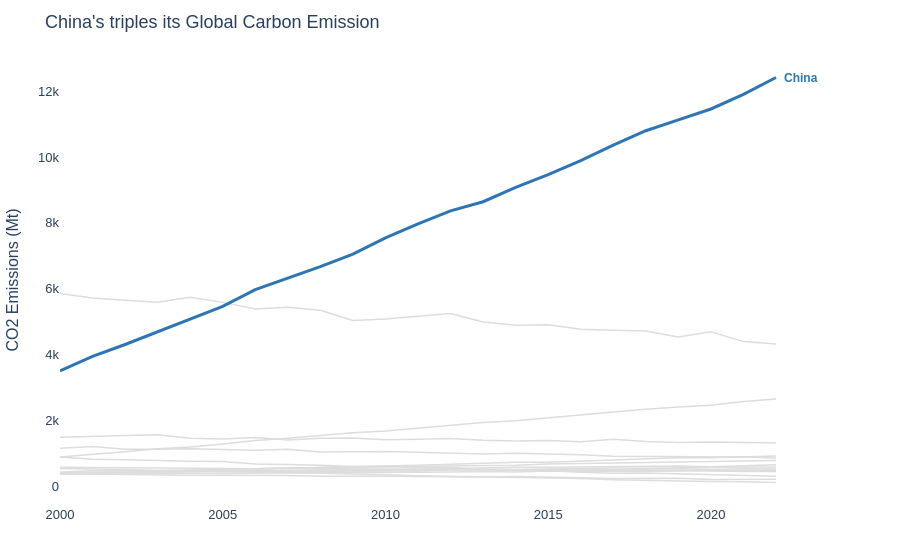

Write notebook code for a chart like this one.
### Code cell
# Let's apply the principles

highlight = 'China'

# Build colour map: highlight in blue, everything else grey
color_map = {c: '#2E75B6' if c == highlight else '#DDDDDD' for c in df['Country'].unique()}

fig = px.line(df, x='Year', y='CO2_Mt', color='Country',
              color_discrete_map=color_map,
              labels={'CO2_Mt': 'CO2 Emissions (Mt)', 'Year': ''})

fig.update_traces(
    line=dict(width=1.5),   # default: thin for context countries
    showlegend=False      # direct label replaces legend (Gestalt proximity)
)

# Override highlighted country: thicker line
fig.update_traces(
    line=dict(width=3),
    selector=dict(name=highlight)
)

# Direct label at end of highlighted line
last = df.loc[(df['Country'] == highlight) & (df['Year'] == df['Year'].max())]

fig.add_annotation(
    x=last['Year'].values[0], y=last['CO2_Mt'].values[0],
    text=f'<b>{highlight}</b>', showarrow=False,
    xanchor='left', xshift=6,
    font=dict(color='#2E75B6', size=12, family='Arial')
)

fig.update_layout(
    title="China's triples its Global Carbon Emission",
    plot_bgcolor='white', paper_bgcolor='white',
    font=dict(family='Arial', size=13),
    yaxis=dict( title='CO2 Emissions (Mt)'),
    xaxis=dict(showgrid=False, title=''),
    margin=dict(l=60, r=80, t=55, b=40)
)

fig.show()

### Figure 1 — Plotly figure (JSON) as saved in the notebook; plotly's stock layout.template omitted (floating-point values rounded to 4 significant figures)
{"data": [{"hovertemplate": "Country=United States<br>=%{x}<br>CO2 Emissions (Mt)=%{y}<extra></extra>", "legendgroup": "United States", "line": {"color": "#DDDDDD", "dash": "solid", "width": 1.5}, "marker": {"symbol": "circle"}, "mode": "lines", "name": "United States", "orientation": "v", "showlegend": false, "type": "scatter", "x": [2000, 2001, 2002, 2003, 2004, 2005, 2006, 2007, 2008, 2009, 2010, 2011, 2012, 2013, 2014, 2015, 2016, 2017, 2018, 2019, 2020, 2021, 2022], "xaxis": "x", "y": [5858.0, 5724.0, 5653.0, 5593.0, 5743.0, 5589.0, 5386.0, 5443.0, 5348.0, 5038.0, 5082.0, 5176.0, 5250.0, 4994.0, 4897.0, 4913.0, 4770.0, 4746.0, 4718.0, 4537.0, 4695.0, 4398.0, 4326.0], "yaxis": "y"}, {"hovertemplate": "Country=China<br>=%{x}<br>CO2 Emissions (Mt)=%{y}<extra></extra>", "legendgroup": "China", "line": {"color": "#2E75B6", "dash": "solid", "width": 3}, "marker": {"symbol": "circle"}, "mode": "lines", "name": "China", "orientation": "v", "showlegend": false, "type": "scatter", "x": [2000, 2001, 2002, 2003, 2004, 2005, 2006, 2007, 2008, 2009, 2010, 2011, 2012, 2013, 2014, 2015, 2016, 2017, 2018, 2019, 2020, 2021, 2022], "xaxis": "x", "y": [3514.0, 3952.0, 4312.0, 4692.0, 5079.0, 5468.0, 5974.0, 6323.0, 6673.0, 7053.0, 7543.0, 7972.0, 8365.0, 8641.0, 9078.0, 9466.0, 9887.0, 10360.0, 10790.0, 11130.0, 11450.0, 11900.0, 12410.0], "yaxis": "y"}, {"hovertemplate": "Country=India<br>=%{x}<br>CO2 Emissions (Mt)=%{y}<extra></extra>", "legendgroup": "India", "line": {"color": "#DDDDDD", "dash": "solid", "width": 1.5}, "marker": {"symbol": "circle"}, "mode": "lines", "name": "India", "orientation": "v", "showlegend": false, "type": "scatter", "x": [2000, 2001, 2002, 2003, 2004, 2005, 2006, 2007, 2008, 2009, 2010, 2011, 2012, 2013, 2014, 2015, 2016, 2017, 2018, 2019, 2020, 2021, 2022], "xaxis": "x", "y": [901.6, 974.6, 1056.0, 1146.0, 1205.0, 1291.0, 1396.0, 1466.0, 1542.0, 1637.0, 1687.0, 1774.0, 1865.0, 1945.0, 1994.0, 2092.0, 2177.0, 2267.0, 2345.0, 2419.0, 2466.0, 2580.0, 2661.0], "yaxis": "y"}, {"hovertemplate": "Country=Germany<br>=%{x}<br>CO2 Emissions (Mt)=%{y}<extra></extra>", "legendgroup": "Germany", "line": {"color": "#DDDDDD", "dash": "solid", "width": 1.5}, "marker": {"symbol": "circle"}, "mode": "lines", "name": "Germany", "orientation": "v", "showlegend": false, "type": "scatter", "x": [2000, 2001, 2002, 2003, 2004, 2005, 2006, 2007, 2008, 2009, 2010, 2011, 2012, 2013, 2014, 2015, 2016, 2017, 2018, 2019, 2020, 2021, 2022], "xaxis": "x", "y": [902.4, 831.7, 815.2, 804.7, 772.9, 759.1, 685.9, 668.0, 650.3, 608.3, 611.2, 569.2, 586.7, 521.5, 504.5, 499.0, 438.8, 407.4, 413.2, 389.5, 373.4, 344.0, 315.1], "yaxis": "y"}, {"hovertemplate": "Country=United Kingdom<br>=%{x}<br>CO2 Emissions (Mt)=%{y}<extra></extra>", "legendgroup": "United Kingdom", "line": {"color": "#DDDDDD", "dash": "solid", "width": 1.5}, "marker": {"symbol": "circle"}, "mode": "lines", "name": "United Kingdom", "orientation": "v", "showlegend": false, "type": "scatter", "x": [2000, 2001, 2002, 2003, 2004, 2005, 2006, 2007, 2008, 2009, 2010, 2011, 2012, 2013, 2014, 2015, 2016, 2017, 2018, 2019, 2020, 2021, 2022], "xaxis": "x", "y": [552.4, 542.6, 523.3, 492.0, 500.9, 465.3, 429.1, 428.8, 410.8, 384.6, 357.3, 331.6, 319.1, 303.8, 280.1, 276.3, 247.0, 210.4, 188.0, 185.4, 157.5, 148.0, 125.3], "yaxis": "y"}, {"hovertemplate": "Country=France<br>=%{x}<br>CO2 Emissions (Mt)=%{y}<extra></extra>", "legendgroup": "France", "line": {"color": "#DDDDDD", "dash": "solid", "width": 1.5}, "marker": {"symbol": "circle"}, "mode": "lines", "name": "France", "orientation": "v", "showlegend": false, "type": "scatter", "x": [2000, 2001, 2002, 2003, 2004, 2005, 2006, 2007, 2008, 2009, 2010, 2011, 2012, 2013, 2014, 2015, 2016, 2017, 2018, 2019, 2020, 2021, 2022], "xaxis": "x", "y": [389.4, 375.4, 362.2, 367.7, 348.3, 343.1, 343.2, 334.5, 317.1, 326.4, 318.2, 306.0, 298.0, 290.0, 308.1, 277.4, 267.1, 248.0, 244.2, 256.1, 215.4, 218.3, 222.5], "yaxis": "y"}, {"hovertemplate": "Country=Brazil<br>=%{x}<br>CO2 Emissions (Mt)=%{y}<extra></extra>", "legendgroup": "Brazil", "line": {"color": "#DDDDDD", "dash": "solid", "width": 1.5}, "marker": {"symbol": "circle"}, "mode": "lines", "name": "Brazil", "orientation": "v", "showlegend": false, "type": "scatter", "x": [2000, 2001, 2002, 2003, 2004, 2005, 2006, 2007, 2008, 2009, 2010, 2011, 2012, 2013, 2014, 2015, 2016, 2017, 2018, 2019, 2020, 2021, 2022], "xaxis": "x", "y": [423.8, 445.8, 450.4, 454.4, 452.6, 481.6, 483.2, 499.0, 514.3, 527.4, 525.9, 534.4, 539.2, 567.9, 588.3, 588.9, 600.9, 593.9, 613.8, 626.7, 602.1, 631.2, 664.0], "yaxis": "y"}, {"hovertemplate": "Country=Japan<br>=%{x}<br>CO2 Emissions (Mt)=%{y}<extra></extra>", "legendgroup": "Japan", "line": {"color": "#DDDDDD", "dash": "solid", "width": 1.5}, "marker": {"symbol": "circle"}, "mode": "lines", "name": "Japan", "orientation": "v", "showlegend": false, "type": "scatter", "x": [2000, 2001, 2002, 2003, 2004, 2005, 2006, 2007, 2008, 2009, 2010, 2011, 2012, 2013, 2014, 2015, 2016, 2017, 2018, 2019, 2020, 2021, 2022], "xaxis": "x", "y": [1166.0, 1220.0, 1136.0, 1131.0, 1151.0, 1127.0, 1101.0, 1133.0, 1050.0, 1061.0, 1064.0, 1042.0, 1005.0, 990.9, 1010.0, 996.6, 967.4, 925.1, 916.6, 914.5, 902.8, 898.1, 865.1], "yaxis": "y"}, {"hovertemplate": "Country=Canada<br>=%{x}<br>CO2 Emissions (Mt)=%{y}<extra></extra>", "legendgroup": "Canada", "line": {"color": "#DDDDDD", "dash": "solid", "width": 1.5}, "marker": {"symbol": "circle"}, "mode": "lines", "name": "Canada", "orientation": "v", "showlegend": false, "type": "scatter", "x": [2000, 2001, 2002, 2003, 2004, 2005, 2006, 2007, 2008, 2009, 2010, 2011, 2012, 2013, 2014, 2015, 2016, 2017, 2018, 2019, 2020, 2021, 2022], "xaxis": "x", "y": [589.6, 584.4, 585.1, 565.2, 563.8, 553.5, 540.5, 569.3, 553.4, 544.2, 529.9, 514.6, 531.3, 513.3, 514.8, 498.5, 502.8, 489.1, 484.5, 487.7, 463.2, 458.7, 461.7], "yaxis": "y"}, {"hovertemplate": "Country=Australia<br>=%{x}<br>CO2 Emissions (Mt)=%{y}<extra></extra>", "legendgroup": "Australia", "line": {"color": "#DDDDDD", "dash": "solid", "width": 1.5}, "marker": {"symbol": "circle"}, "mode": "lines", "name": "Australia", "orientation": "v", "showlegend": false, "type": "scatter", "x": [2000, 2001, 2002, 2003, 2004, 2005, 2006, 2007, 2008, 2009, 2010, 2011, 2012, 2013, 2014, 2015, 2016, 2017, 2018, 2019, 2020, 2021, 2022], "xaxis": "x", "y": [378.4, 391.5, 388.8, 394.9, 397.8, 407.5, 403.7, 414.2, 423.1, 426.7, 430.1, 435.2, 443.8, 461.4, 444.2, 471.6, 453.9, 448.9, 466.0, 477.6, 494.3, 478.2, 493.7], "yaxis": "y"}, {"hovertemplate": "Country=South Korea<br>=%{x}<br>CO2 Emissions (Mt)=%{y}<extra></extra>", "legendgroup": "South Korea", "line": {"color": "#DDDDDD", "dash": "solid", "width": 1.5}, "marker": {"symbol": "circle"}, "mode": "lines", "name": "South Korea", "orientation": "v", "showlegend": false, "type": "scatter", "x": [2000, 2001, 2002, 2003, 2004, 2005, 2006, 2007, 2008, 2009, 2010, 2011, 2012, 2013, 2014, 2015, 2016, 2017, 2018, 2019, 2020, 2021, 2022], "xaxis": "x", "y": [438.1, 481.5, 490.6, 490.8, 494.6, 537.2, 539.0, 566.1, 570.0, 585.4, 595.9, 620.6, 631.1, 649.6, 646.2, 686.5, 704.0, 706.0, 738.5, 750.8, 755.8, 777.3, 789.5], "yaxis": "y"}, {"hovertemplate": "Country=Russia<br>=%{x}<br>CO2 Emissions (Mt)=%{y}<extra></extra>", "legendgroup": "Russia", "line": {"color": "#DDDDDD", "dash": "solid", "width": 1.5}, "marker": {"symbol": "circle"}, "mode": "lines", "name": "Russia", "orientation": "v", "showlegend": false, "type": "scatter", "x": [2000, 2001, 2002, 2003, 2004, 2005, 2006, 2007, 2008, 2009, 2010, 2011, 2012, 2013, 2014, 2015, 2016, 2017, 2018, 2019, 2020, 2021, 2022], "xaxis": "x", "y": [1496.0, 1532.0, 1552.0, 1570.0, 1467.0, 1447.0, 1488.0, 1416.0, 1467.0, 1471.0, 1421.0, 1438.0, 1460.0, 1404.0, 1385.0, 1397.0, 1358.0, 1441.0, 1371.0, 1338.0, 1357.0, 1336.0, 1323.0], "yaxis": "y"}, {"hovertemplate": "Country=South Africa<br>=%{x}<br>CO2 Emissions (Mt)=%{y}<extra></extra>", "legendgroup": "South Africa", "line": {"color": "#DDDDDD", "dash": "solid", "width": 1.5}, "marker": {"symbol": "circle"}, "mode": "lines", "name": "South Africa", "orientation": "v", "showlegend": false, "type": "scatter", "x": [2000, 2001, 2002, 2003, 2004, 2005, 2006, 2007, 2008, 2009, 2010, 2011, 2012, 2013, 2014, 2015, 2016, 2017, 2018, 2019, 2020, 2021, 2022], "xaxis": "x", "y": [425.4, 430.0, 427.0, 456.8, 455.0, 457.7, 458.9, 456.8, 463.5, 462.8, 474.4, 475.7, 504.5, 502.6, 500.7, 497.6, 501.1, 513.4, 528.0, 541.4, 518.0, 539.8, 534.4], "yaxis": "y"}, {"hovertemplate": "Country=Mexico<br>=%{x}<br>CO2 Emissions (Mt)=%{y}<extra></extra>", "legendgroup": "Mexico", "line": {"color": "#DDDDDD", "dash": "solid", "width": 1.5}, "marker": {"symbol": "circle"}, "mode": "lines", "name": "Mexico", "orientation": "v", "showlegend": false, "type": "scatter", "x": [2000, 2001, 2002, 2003, 2004, 2005, 2006, 2007, 2008, 2009, 2010, 2011, 2012, 2013, 2014, 2015, 2016, 2017, 2018, 2019, 2020, 2021, 2022], "xaxis": "x", "y": [415.9, 428.4, 429.0, 442.0, 444.4, 455.2, 474.3, 476.8, 490.3, 486.4, 504.8, 494.3, 516.4, 529.4, 518.0, 534.5, 548.4, 564.5, 559.2, 576.5, 592.1, 592.8, 594.3], "yaxis": "y"}, {"hovertemplate": "Country=Indonesia<br>=%{x}<br>CO2 Emissions (Mt)=%{y}<extra></extra>", "legendgroup": "Indonesia", "line": {"color": "#DDDDDD", "dash": "solid", "width": 1.5}, "marker": {"symbol": "circle"}, "mode": "lines", "name": "Indonesia", "orientation": "v", "showlegend": false, "type": "scatter", "x": [2000, 2001, 2002, 2003, 2004, 2005, 2006, 2007, 2008, 2009, 2010, 2011, 2012, 2013, 2014, 2015, 2016, 2017, 2018, 2019, 2020, 2021, 2022], "xaxis": "x", "y": [382.8, 400.4, 430.7, 453.8, 482.6, 501.9, 533.0, 551.8, 586.6, 602.5, 614.5, 647.3, 680.1, 717.7, 736.3, 738.2, 768.8, 813.7, 834.8, 872.3, 876.5, 898.5, 930.5], "yaxis": "y"}], "layout": {"annotations": [{"font": {"color": "#2E75B6", "family": "Arial", "size": 12}, "showarrow": false, "text": "<b>China</b>", "x": 2022, "xanchor": "left", "xshift": 6, "y": 12410.0}], "font": {"family": "Arial", "size": 13}, "legend": {"title": {"text": "Country"}, "tracegroupgap": 0}, "margin": {"b": 40, "l": 60, "r": 80, "t": 55}, "paper_bgcolor": "white", "plot_bgcolor": "white", "title": {"text": "China's triples its Global Carbon Emission"}, "xaxis": {"anchor": "y", "domain": [0, 1], "showgrid": false, "title": {"text": ""}}, "yaxis": {"anchor": "x", "domain": [0, 1], "title": {"text": "CO2 Emissions (Mt)"}}}}
